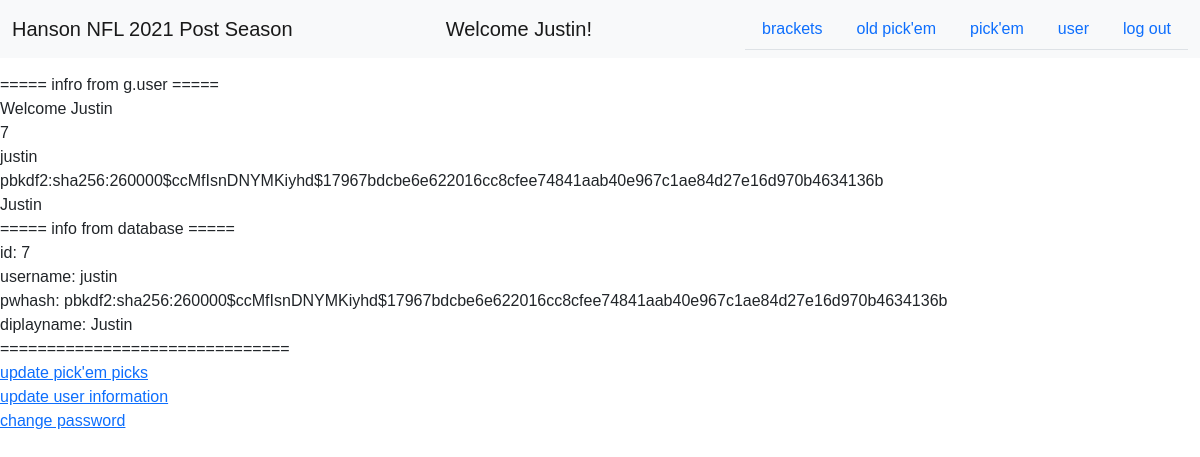
The app's page /user/user (signed in) with its own data.
### tables this page shows
CREATE TABLE user (
    id INTEGER PRIMARY KEY AUTOINCREMENT,
    username TEXT UNIQUE NOT NULL,
    pwhash TEXT NOT NULL,
    displayname TEXT NOT NULL
);

### nfl/user.py (the view)
@bp.route('/user', methods=('GET', 'POST'))
@login_required
def user():
    db = get_db()
    user = db.execute(
        'SELECT * FROM user WHERE id=?', (g.user['id'],)
    ).fetchall()
    return render_template('user/user.html', user=user)

### nfl/auth.py (called while the page is built)
@bp.before_app_request
def load_logged_in_user():
    user_id = session.get('user_id')
    if user_id is None:
        g.user = None
    else:
        g.user = get_db().execute(
            'SELECT * FROM user WHERE id = ?', (user_id,)
        ).fetchone()

def login_required(view):
    @functools.wraps(view)
    def wrapped_view(**kwargs):
        if g.user is None:
            return redirect(url_for('auth.login'))
        return view(**kwargs)
    return wrapped_view

### nfl/db.py (called while the page is built)
def get_db():
    if 'db' not in g:
        g.db = sqlite3.connect(
            current_app.config['DATABASE'],
            detect_types=sqlite3.PARSE_DECLTYPES
        )
        g.db.row_factory = sqlite3.Row
    return g.db

### nfl/templates/user/user.html (shortened to what this page needs)
{% extends "base.html" %}
{% block content %}
    <div>===== infro from g.user =====</div>
    <div>Welcome {{ g.user['displayname'] }}</div>
    <div>{{ g.user['id'] }}</div>
    <div>{{ g.user['username'] }}</div>
    <div>{{ g.user['pwhash'] }}</div>
    <div>{{ g.user['displayname'] }}</div>
    <div>===== info from database =====</div>
    {% for thing in user %}
        <div>id: {{ thing['id'] }}</div>
        <div>username: {{ thing['username'] }}</div>
        <div>pwhash: {{ thing['pwhash'] }}</div>
        <div>diplayname: {{ thing['displayname'] }}</div>
    {% endfor %}
    <div>===============================</div>
    <div>
        <a href="{{ url_for('user.updatepicks') }}">update pick'em picks</a>
    </div>
    <div>
        <a href="{{ url_for('user.updateinfo') }}">update user information</a>
    </div>
    <div>
        <a href="{{ url_for('user.changepassword') }}">change password</a>
    </div>
{% endblock %}

### nfl/templates/base.html (shortened to what this page needs)
<!DOCTYPE html>
<html lang="en">
<head>
    <link href="https://cdn.jsdelivr.net/npm/bootstrap@5.1.3/dist/css/bootstrap.min.css" rel="stylesheet">
    <link rel="stylesheet" href="{{ url_for('static', filename='style.css') }}">
</head>
<body>
    <nav class="navbar navbar-expand-lg navbar-light bg-light">
        <div class="container-fluid">
            <a class="navbar-brand justify-content-center">Hanson NFL 2021 Post Season</a>
            {% if g.user %}
            <a class="navbar-brand justify-content-center">Welcome {{ g.user['displayname'] }}!</a>
            {% else %}
            <a class="navbar-brand justify-content-center"></a>
            {% endif %}
            <ul class="nav nav-tabs justify-content-end">
                {% if g.user %}
                    <li class="nav-item">
                        <a class="nav-link" aria-current="page" href="./brackets.html">
                            <div>brackets</div>
                        </a>
                    </li>
                    <li class="nav-item" aria-current="page">
                        <a class="nav-link" href="{{ url_for('pickem.oldpickem') }}">
                            <div>old pick'em</div>
                        </a>
                    </li>
                    <li class="nav-item" aria-current="page">
                        <a class="nav-link" href="{{ url_for('pickem.newpickem') }}">
                            <div>pick'em</div>
                        </a>
                    </li>
                    <li class="nav-item">
                        <a class="nav-link" aria-current="page" href="{{ url_for('user.user') }}">user</a>
                    </li>
                    <li class="nav-item">
                        <a class="nav-link" aria-current="page" href="{{ url_for('auth.logout') }}">log out</a>
                    </li>
                {% endif %}
            </ul>
        </div>
    </nav>
    <div class="main">
        {% block content %}
        {% endblock %}
    </div>
</body>

### nfl/static/style.css (style rules this page uses)
body { font-family: Optima, sans-serif; padding-top: 3rem; padding-bottom: 3rem; }
.main { margin-top: 25px; }
.navbar { overflow: hidden; background-color: #333; position: fixed; top: 0; width: 100%; }

### records on screen
user: user.displayname "Justin", user.id "7", user.username "justin", user.pwhash "pbkdf2:sha256:260000$ccMfIsnDNYMKiyhd$17967bdcbe6e622016cc8cfee74841aab40e967c1ae84d27e16d970b4634136b", id "7", username "justin", pwhash "pbkdf2:sha256:260000$ccMfIsnDNYMKiyhd$17967bdcbe6e622016cc8cfee74841aab40e967c1ae84d27e16d970b4634136b", displayname "Justin"
